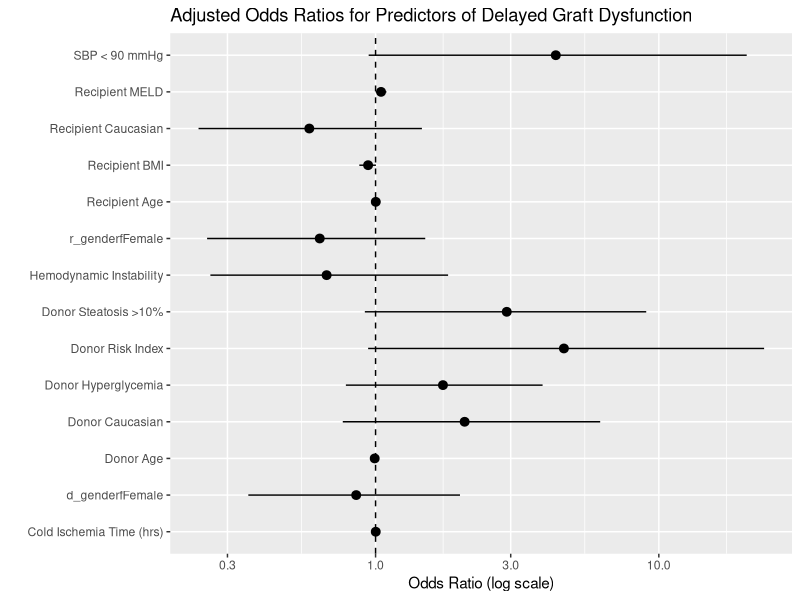

This figure's R source:
## ---- chunk 1
library(tidyverse)
df <- read.csv("DonorHyperglycemia.csv")

df <- df |>
  mutate(delayed_fn = factor(delayed_fn, levels = c(0,1),
                             labels = c("NoDysfunction","Dysfunction")))

df <- df |>
  mutate(
    log2_glutwa   = log2(glutwa),
    log2_glurange = log2(glurange + 1e-3),
    log2_glusd    = log2(glusd + 1e-3)
  )

df <- df |>
  mutate(
    hyperglycemia = if_else(glutwa > 180, 1, 0),
    hyperglycemia = factor(hyperglycemia,
                           levels = c(0,1),
                           labels = c("NoHyper","Hyper"))
  )


df <- df |>
  mutate(
    r_genderf   = factor(r_genderf, levels = c(0,1), labels = c("Male","Female")),
    d_genderf   = factor(d_genderf, levels = c(0,1), labels = c("Male","Female")),
    r_caucasian = factor(r_caucasian, levels = c(0,1), labels = c("Other","Caucasian")),
    d_caucasian = factor(d_caucasian, levels = c(0,1), labels = c("Other","Caucasian")),
    sbp_lt_90   = factor(sbp_lt_90, levels = c(0,1), labels = c("No","Yes")),
    hemo_instability = factor(hemo_instability, levels = c(0,1), labels = c("No","Yes")),
    steatosis   = factor(steatosis, levels = c(0,1), labels = c("No","Yes"))
  )
vars_main <- c("delayed_fn","hyperglycemia",
               "donorrisk","cold_ischemia",
               "d_age","d_caucasian","d_genderf","steatosis",
               "sbp_lt_90","hemo_instability",
               "r_age","r_bmi","r_caucasian","r_genderf","r_meld_calc")

df_main <- df |> drop_na(all_of(vars_main))

fit_hyper <- glm(
  delayed_fn ~ hyperglycemia +
    donorrisk + cold_ischemia +
    d_age + d_caucasian + d_genderf + steatosis +
    sbp_lt_90 + hemo_instability +
    r_age + r_bmi + r_caucasian + r_genderf + r_meld_calc,
  data = df_main,
  family = binomial
)
summary(fit_hyper)

hyper_or <- broom::tidy(fit_hyper, exponentiate = TRUE, conf.int = TRUE)
hyper_or
## ---- chunk 2
library(tidyverse)
library(ggplot2)

hyper_or_clean <- hyper_or |> 
  filter(term != "(Intercept)") |> 
  mutate(
    term = recode(term,
      "hyperglycemiaHyper" = "Donor Hyperglycemia",
      "donorrisk" = "Donor Risk Index",
      "cold_ischemia" = "Cold Ischemia Time (hrs)",
      "d_age" = "Donor Age",
      "d_caucasianCaucasian" = "Donor Caucasian",
      "d_genderFemale" = "Donor Female",
      "steatosisYes" = "Donor Steatosis >10%",
      "sbp_lt_90Yes" = "SBP < 90 mmHg",
      "hemo_instabilityYes" = "Hemodynamic Instability",
      "r_age" = "Recipient Age",
      "r_bmi" = "Recipient BMI",
      "r_caucasianCaucasian" = "Recipient Caucasian",
      "r_genderFemale" = "Recipient Female",
      "r_meld_calc" = "Recipient MELD"
    )
  )

ggplot(hyper_or_clean, aes(x = term, y = estimate, ymin = conf.low, ymax = conf.high)) +
  geom_pointrange() +
  coord_flip() +
  geom_hline(yintercept = 1, linetype = "dashed") +
  scale_y_log10() +
  labs(
    title = "Adjusted Odds Ratios for Predictors of Delayed Graft Dysfunction",
    x = "",
    y = "Odds Ratio (log scale)"
  )
